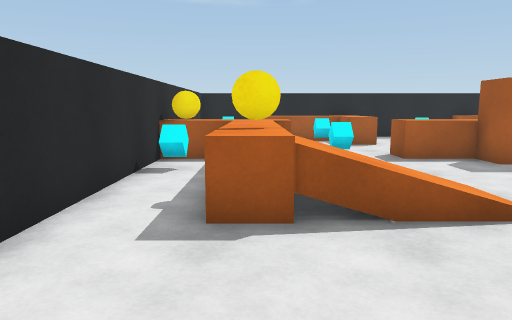
View 1 (above)

15 first-person views from a walk through a scene from a Unity 3-D project. The camera is 1.3 m above the floor, tilts 8° down and sees 70° across. The floor is counted in squares, 1 m on a side. Each view is taken from the middle of a square. On the plan, view 1 faces up. The plan holds only what a view shows up to about 15 squares ahead; the rest is blank. The player is left out.

View 2
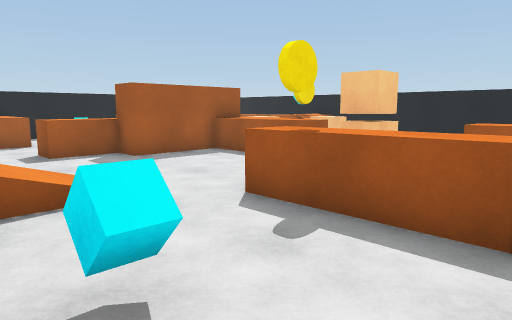

View 3
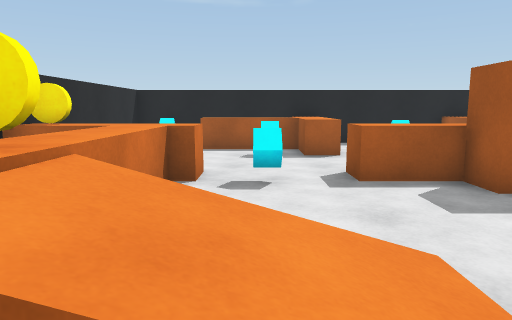

View 4
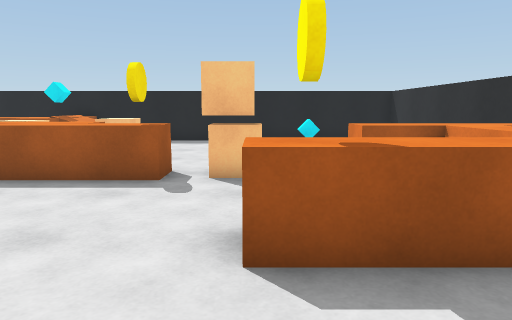

View 5
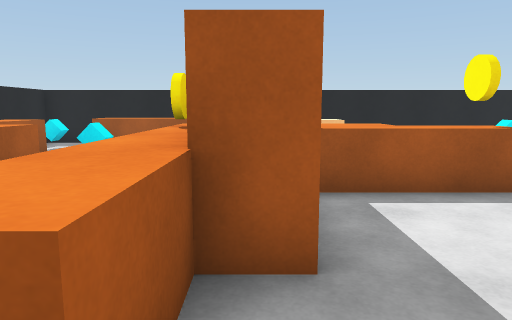

View 6
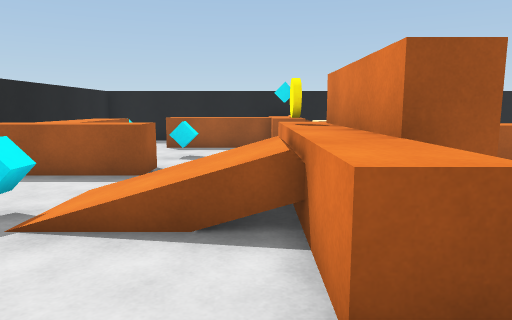

View 7
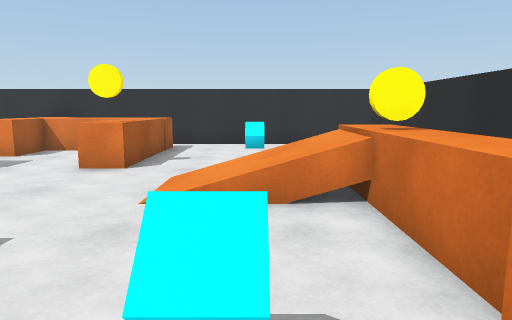

View 8
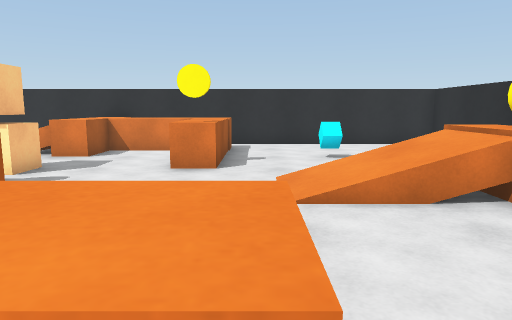

View 9
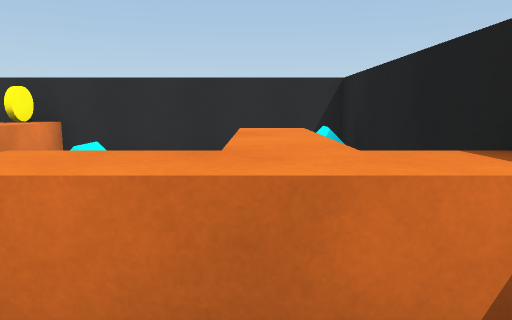

View 10
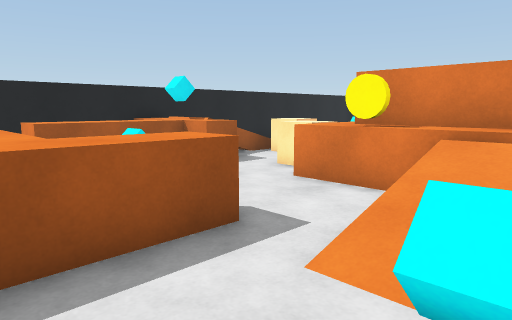

View 11
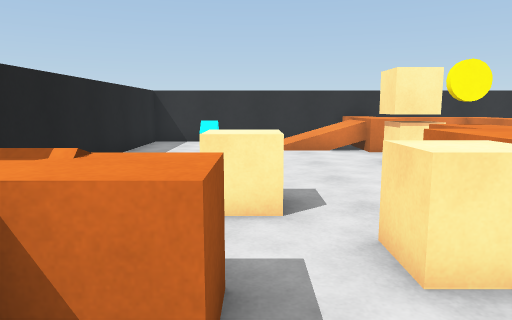

View 12
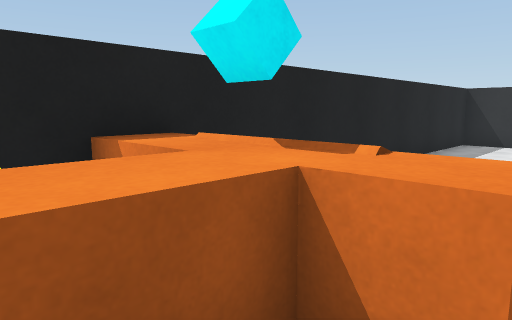

View 13
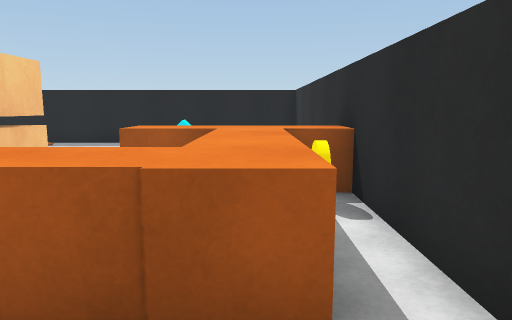

View 14
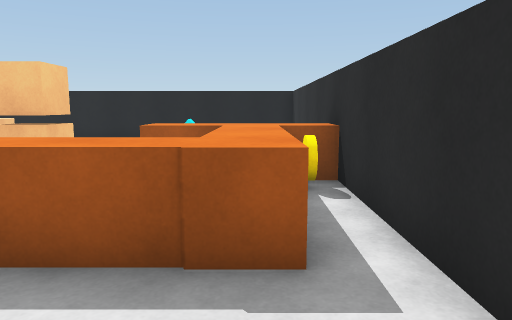

View 15
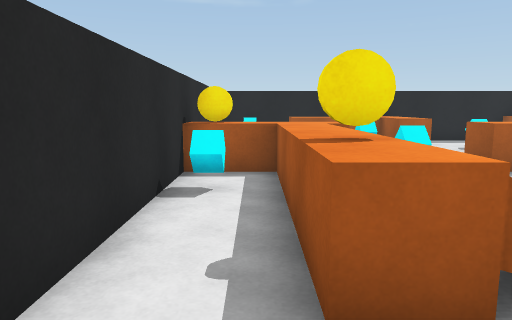

### Floor plan
Key: @ floor where view 1 was taken; # wall or solid block; . main floor; : floor 1 m higher than the main floor; / step, stairs or slope; = window, fence, low wall or low ledge; ^ raised ledge; v drop or lower ground; C cyan cube; Y yellow coin; O other object.
Columns run from 3 left of view 1 to 17 right of it. Each row starts with its distance up from view 1.
 17 #####################
 16 # C.^^^^....^^^^  C.#
 15 #  ^^^^^....^^^^^ C.#
 14 #  ....^.C..^^...==##
 13 #   .C.^.//..^.C..=##
 12 #   .....//.......=##
 11 #   .....=/=.....==##
 10 ^:::=..v::::::..=:::=
  9 #..:.C...=^^^^OO.v/=#
  8 #C.:........^^..OO =#
  7 #..:........^^..OO  #
  6 #..:=//.....^.......#
  5 #..:///.....Y.......#
  4 #...v//.....OO..   .#
  3 #.......Y=..OO..    #
  2 #.......Y=......    #
  1 #   .C..v=..==.. C..#
  0 #  @....v=..:///  ..#
 -1 #  .....v::::///  ..#
 -2 # .........Y:.    ..#
 -3 ############^########

Where each view was taken, in squares from view 1:
view 1: 0 up, 0 right, facing up
view 2: 1 down, 1 right, facing up-right
view 3: 3 up, 2 right, facing up
view 4: 3 up, 2 right, facing right
view 5: 9 up, 3 right, facing right
view 6: 11 up, 2 right, facing right
view 7: 11 up, 2 right, facing down
view 8: 11 up, 4 right, facing down
view 9: 15 up, 6 right, facing left
view 10: 16 up, 6 right, facing down-right
view 11: 12 up, 13 right, facing down
view 12: 12 up, 13 right, facing down-right
view 13: 1 down, 3 right, facing right
view 14: 1 down, 2 right, facing right
view 15: 2 up, 1 left, facing up
